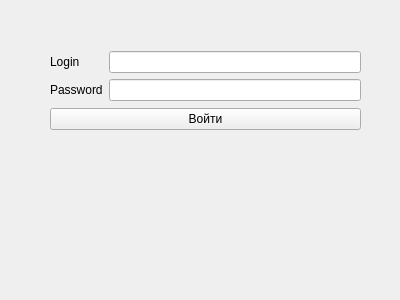
<?xml version="1.0" encoding="UTF-8"?>
<ui version="4.0">
 <class>Form</class>
 <widget class="QWidget" name="Form">
  <property name="geometry">
   <rect>
    <x>0</x>
    <y>0</y>
    <width>400</width>
    <height>300</height>
   </rect>
  </property>
  <property name="windowTitle">
   <string>Form</string>
  </property>
  <widget class="QWidget" name="">
   <property name="geometry">
    <rect>
     <x>50</x>
     <y>50</y>
     <width>311</width>
     <height>81</height>
    </rect>
   </property>
   <layout class="QVBoxLayout" name="verticalLayout_3">
    <item>
     <layout class="QHBoxLayout" name="horizontalLayout">
      <item>
       <layout class="QVBoxLayout" name="verticalLayout_2">
        <item>
         <widget class="QLabel" name="label">
          <property name="text">
           <string>Login</string>
          </property>
         </widget>
        </item>
        <item>
         <widget class="QLabel" name="label_2">
          <property name="text">
           <string>Password</string>
          </property>
         </widget>
        </item>
       </layout>
      </item>
      <item>
       <layout class="QVBoxLayout" name="verticalLayout">
        <item>
         <widget class="QLineEdit" name="lineEdit_2"/>
        </item>
        <item>
         <widget class="QLineEdit" name="lineEdit"/>
        </item>
       </layout>
      </item>
     </layout>
    </item>
    <item>
     <widget class="QPushButton" name="pushButton">
      <property name="text">
       <string>Войти</string>
      </property>
     </widget>
    </item>
   </layout>
  </widget>
 </widget>
 <resources/>
 <connections/>
</ui>
